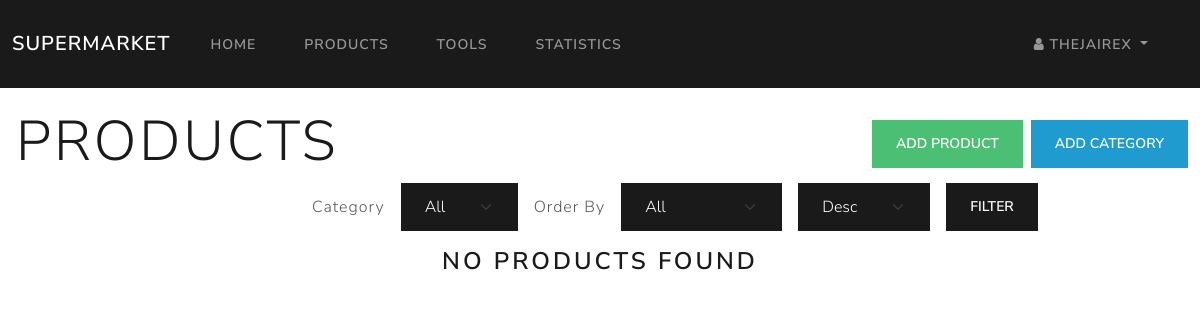
The app's page /products/ (signed in), older data.
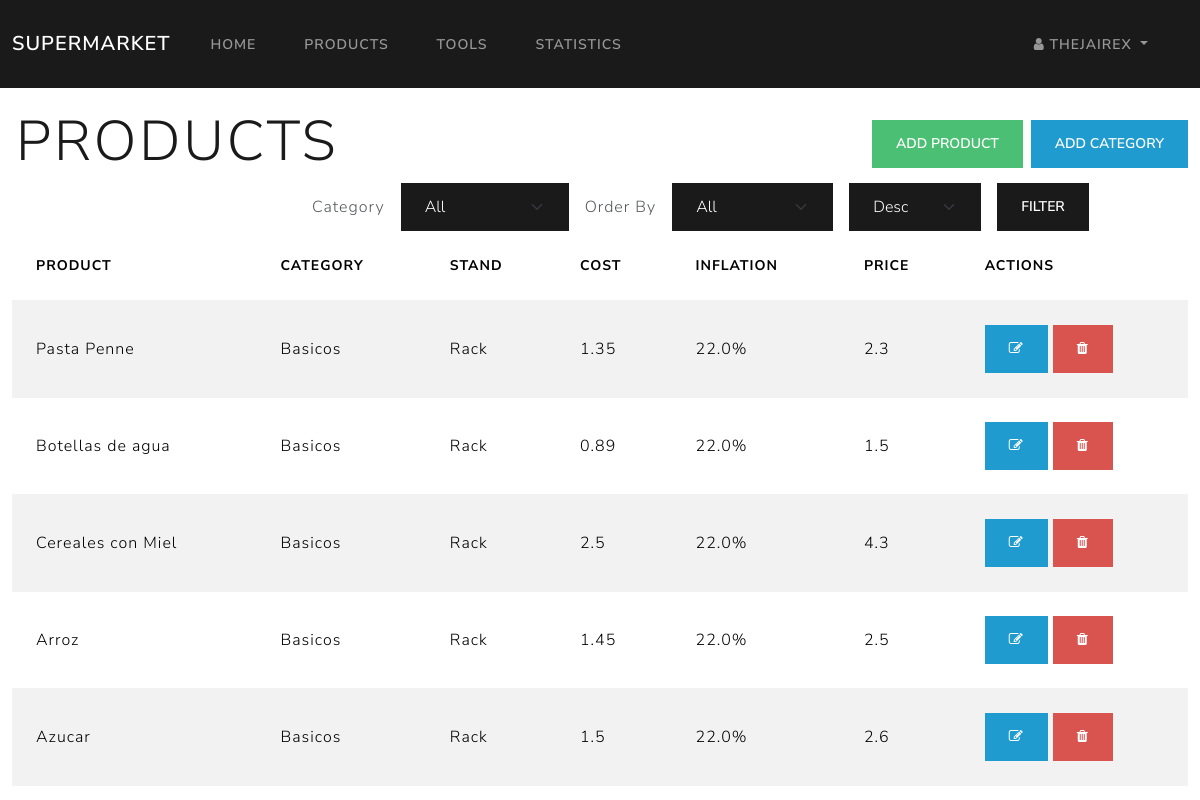
The same page, newer data.
### DB/models/products.py (models this page shows, shortened)
class Product(Base):
    __tablename__ = "products"
    product_id = Column(Integer, primary_key=True, autoincrement=True)
    product = Column(String(150), unique=True, nullable=False)
    category_id = Column(Integer, ForeignKey('categories.category_id'))
    stand = Column(String(150), nullable=False)
    cost_unit = Column(Float, nullable=False)
    inflation_rate = Column(Float, nullable=False)
    price = Column(Float, nullable=False)
    category = relationship("Category", backref="products")

### DB/models/categories.py (models this page shows, shortened)
class Category(Base):
    __tablename__ = "categories"
    category_id = Column(Integer, primary_key=True, autoincrement=True)
    category = Column(String(150), unique=True, nullable=False)

### blueprints/products.py (the view, shortened to what this page needs)
@products_bp.route('/', methods=['GET', 'POST'])
def products():
    products = db.get_all(Product)
    categories = db.get_all(Category)
    return render_template('products.html', products=products,categories=categories)

### DB/__init__.py (called while the page is built)
    def get_all(self, model, order_by: str = None, order="asc"):
        print("order: ", order)
        query = self.session.query(model)
        if order_by:
            query = self.__order_by(query, model, order_by, order)
        return query.all()

    def get_record(self, model, column, value):
        return self.session.query(model).filter(getattr(model, column) == value).first()

### app.py (called while the page is built)
@login_manger.user_loader
def load_user(user_id):
    return db.get_record(User, 'user_id', user_id)

### templates/products.html (shortened to what this page needs)
{% extends "layout.html" %}
{% block content %}
<main class="container-fluid mt-3">
    <div class="row">
        <div class="col-6">
            <h1 class="display-4 ps-1 pt-1">Products</h1>
        </div>
        <div class="col-6 align-items-center d-flex justify-content-end">
            {% if current_user.is_authenticated and current_user.role == 'admin' %}
            <button type="button" class="btn btn-success " data-bs-toggle="modal" data-bs-target="#addProduct">Add
                Product</button>
            <button type="button" class="btn btn-info ms-2" data-bs-toggle="modal" data-bs-target="#addCategory">Add
                Category</button>
            {% endif %}
        </div>
    </div>
    <div class="row">
        <div class="col-auto offset-3">
            <form action="{{ url_for('products.products') }}" method="POST">
                <div class="row g-3 align-items-center">
                    <div class="col-auto">
                        <label class="form-label mb-0" for="category_id">Category</label>
                    </div>
                    <div class="col-auto">
                        <select class="form-select bg-primary text-white" name="category_id">
                            <option value="" selected>All</option>
                        </select>
                    </div>
                    <div class="col-auto">
                        <label class="form-label mb-0" for="order_by">Order By</label>
                    </div>
                    <div class="col-auto ">
                        <select class="form-select bg-primary text-white" name="order_by">
                            <option value="" selected>All</option>
                        </select>
                    </div>
                    <div class="col-auto">
                        <select name="order" id="order" class="form-select bg-primary text-white">
                            <option value="desc">Desc</option>
                        </select>
                    </div>
                    <div class="col-auto">
                        <button type="submit" class="btn btn-primary">Filter</button>
                    </div>
                </div>
            </form>
        </div>
    </div>
    {% if products|length != 0 %}
    <table class="table table-striped table-hover sticky-top ">
        <thead>
            <tr>
                <th scope="col">Product</th>
                <th scope="col">Category</th>
                <th scope="col">Stand</th>
                <th scope="col">Cost</th>
                <th scope="col">Inflation</th>
                <th scope="col">Price</th>
                {% if current_user.is_authenticated and current_user.role == 'admin' %}
                <th scope="col">Actions</th>
                {% endif %}
            </tr>
        </thead>
        <tbody>
            {% for product in products %}
            <tr class="align-middle">
                <td>{{ product.product }}</td>
                <td>{{ product.category.category }}</td>
                <td>{{ product.stand }}</td>
                <td>{{ product.cost_unit }}</td>
                <td>{{ product.inflation_rate }}%</td>
                <td>{{ product.price }}</td>
                {% if current_user.is_authenticated and current_user.role == 'admin' %}
                <td>
                    <a type="button" data-bs-toggle="modal" data-bs-target="#editProductModal{{ product.product_id }}"
                        class="btn btn-info"><i class="fa fa-edit"></i></a>
                    <a type="button" data-bs-toggle="modal" data-bs-target="#deleteProductModal{{ product.product_id }}"
                        class="btn btn-danger"><i class="fa fa-trash"></i></a>
                </td>
                {% endif %}
            </tr>
            {% endfor %}
        </tbody>
    </table>
    {% else %}
    <h3 class="text-center mt-3">No Products Found</h3>
    {% endif %}
</main>
{% endblock content %}

Row changes from the older to the newer data that the page shows:
added Product: product "Pasta Penne", category.category "Basicos", stand "Rack", cost_unit "1.35", inflation_rate "22.0", price "2.3"
added Product: product "Botellas de agua", category.category "Basicos", stand "Rack", cost_unit "0.89", inflation_rate "22.0", price "1.5"
added Product: product "Cereales con Miel", category.category "Basicos", stand "Rack", cost_unit "2.5", inflation_rate "22.0", price "4.3"
added Product: product "Arroz", category.category "Basicos", stand "Rack", cost_unit "1.45", inflation_rate "22.0", price "2.5"
added Product: product "Azucar", category.category "Basicos", stand "Rack", cost_unit "1.5", inflation_rate "22.0", price "2.6"
Text that changed along with them:
text no longer shown: "NO PRODUCTS FOUND"
text now shown: "PRODUCT CATEGORY STAND COST INFLATION PRICE ACTIONS"
